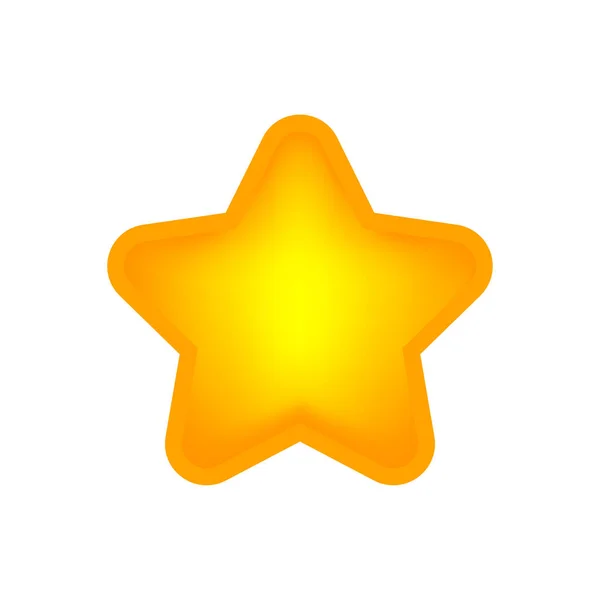
#> input picture OpenCV/3 Image Processing in OpenCV/9 - Contours in OpenCV/star.jpg, 600 x 600 px
$ python contour_features.py   (Python 2 division)
#> lines starting #> are read from the running program, lines starting #| are printed output that depends on the picture; after the words box and inside, x2 and y2 are one past the last pixel; in counts of white or black regions, pixels touching at a corner belong together
import numpy as np
import cv2 as cv

img = cv.imread('star.jpg', cv.IMREAD_GRAYSCALE)
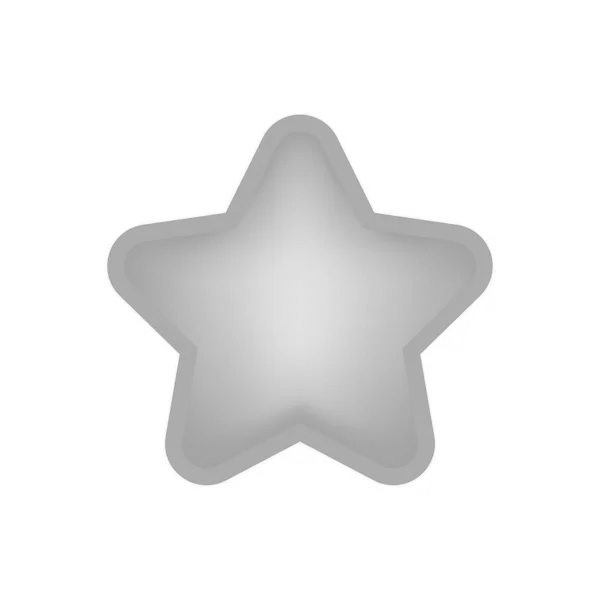
#> img: shape (600, 600); min 157, max 255, mean 238.8
assert img is not None,'file could not be read, use os.path.exists()'
ret,thresh = cv.threshold(img,127,255,0)
#> thresh: shape (600, 600); every value is 255
contours,hierarchy = cv.findContours(thresh,1,2)
#> contours = [[[0, 0], [0, 599], [599, 599], [599, 0]]]

cnt = contours[0]
#> cnt = [[0, 0], [0, 599], [599, 599], [599, 0]]
M = cv.moments(cnt)
#> M = moments, m00 358801, centre m10/m00, m01/m00 = (299.5, 299.5)
#print(M)

# this how you calculate the centroid
cx = int(M['m10']/M['m00'])
#> cx = 299
cy = int(M['m01']/M['m00'])
#> cy = 299

#print(cy)

area = cv.contourArea(cnt)
#> area = 358801
#print(area)

# adding true means the shape is closed. if not, shape is just a curve
perimiter = cv.arcLength(cnt,True)
#> perimiter = 2396


# contour approximation
# #https://docs.opencv.org/4.x/dd/d49/tutorial_py_contour_features.html#autotoc_md1315
# check approx img for reference
epsilon = 0.1*cv.arcLength(cnt,True)
#> epsilon = 239.6
approx = cv.approxPolyDP(cnt,epsilon,True)
#> approx = [[0, 0], [0, 599], [599, 599], [599, 0]]

# convex hull
# https://docs.opencv.org/4.x/dd/d49/tutorial_py_contour_features.html#autotoc_md1316
# check convex hull image for reference
#
# hull = cv.convexHull(points[, hull[, clockwise[, returnPoints]]])
#Arguments details:
#points are the contours we pass into.
#hull is the output, normally we avoid it.
#clockwise : Orientation flag. If it is True, the output convex hull is oriented clockwise. Otherwise, it is oriented counter-clockwise.
#returnPoints : By default, True. Then it returns the coordinates of the hull points. If False, it returns the indices of contour points corresponding to the hull points.
#So to get a convex hull as in above image, following is sufficient:
hull = cv.convexHull(cnt)
#> hull = [[599, 0], [599, 599], [0, 599], [0, 0]]
#But if you want to find convexity defects, you need to pass returnPoints = False.

#check if a curve is convex or not - returns true or false
convex_check = cv.isContourConvex(cnt)
#> convex_check = True
#print(convex_check)

# bounding rectangles
# staight bounded rectangle - draws a square/rectange around img normally
# check bounding rec for reference
x,y,w,h = cv.boundingRect(cnt)
#> x = 0; y = 0; w = 600; h = 600
cv.rectangle(img,(x,y),(x+w,y+h),(0,255,0),2)
# rotated rectangle - draws a square/rectangle with minimum area (hence rotated)
rect = cv.minAreaRect(cnt)
#> rect = ((299.5, 299.5), (599, 599), -90)
box = cv.boxPoints(rect)
#> box = [[599, 599], [-1.83e-14, 599], [0, 0], [599, 0]]
box = np.int0(box)
#> box = [[599, 599], [0, 599], [0, 0], [599, 0]]
cv.drawContours(img,[box],0,(0,0,255),2)
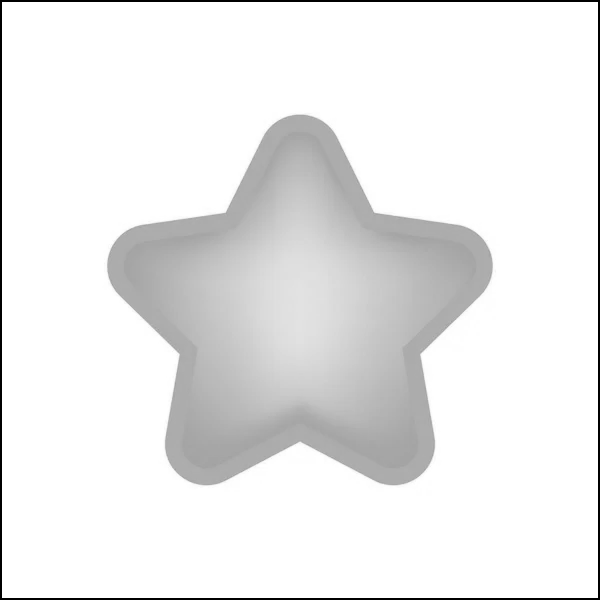
#> img: shape (600, 600); min 0, max 255, mean 235.4


# minimum enclosed circle - reference circumcircle img
(x,y),radius = cv.minEnclosingCircle(cnt)
#> x = 299.5; y = 299.5; radius = 423.6
centre = (int(x),int(y))
#> centre = (299, 299)
radius = int(radius)
#> radius = 423
cv.circle(img,centre,radius,(0,255,0),2)
#> img: shape (600, 600); under 0.01% of pixels changed, all inside (x1, y1, x2, y2) = (597, 597, 598, 598)


# fitting an ellipse - reference fitellipse img
#> (the run stopped early here; a loop or call above may not have finished)

$ run again, with OpenCV/3 Image Processing in OpenCV/9 - Contours in OpenCV/convex_hull.jpg copied over OpenCV/3 Image Processing in OpenCV/9 - Contours in OpenCV/star.jpg
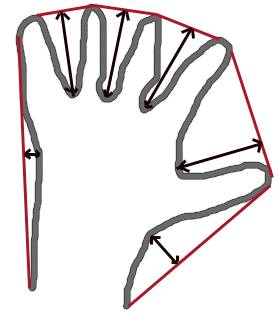
#> input picture OpenCV/3 Image Processing in OpenCV/9 - Contours in OpenCV/convex_hull.jpg, 279 x 314 px
#> `ret,thresh = cv.threshold(img,127,255,0)`:
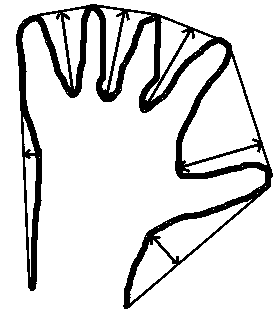
#> thresh: shape (314, 279); 86.7% white; 1 black region
#> contours = 41 contours, 27 with area under 20; largest, box (x1, y1, x2, y2) and area: (0, 0, 279, 314) 87014, (15, 3, 274, 310) 26662, (182, 57, 259, 165) 4235, (154, 199, 252, 261) 1762, (130, 240, 176, 303) 1145
#> cnt = contour of 66 points, box (x1, y1, x2, y2) (130, 240, 176, 303), area 1145
#> M = moments, m00 1145, centre m10/m00, m01/m00 = (150, 269.4)
#> cx = 149
#> cy = 269
#> area = 1145
#> perimiter = 176
#> epsilon = 17.6
#> approx = [[153, 240], [130, 302], [175, 264]]
#> hull = contour of 11 points, box (x1, y1, x2, y2) (130, 240, 176, 303), area 1242
#> convex_check = False
#> `x,y,w,h = cv.boundingRect(cnt)`: x = 130; y = 240; w = 46; h = 63
#> rect = ((141.8, 271), (58.88, 33.72), -41.63)
#> `box = cv.boxPoints(rect)`: box = [[131, 303.1], [108.6, 277.9], [152.6, 238.8], [175, 264]]
#> `box = np.int0(box)`: box = [[130, 303], [108, 277], [152, 238], [174, 264]]
#> `(x,y),radius = cv.minEnclosingCircle(cnt)`: x = 142.8; y = 271.5; radius = 33.09
#> centre = (142, 271)
#> `radius = int(radius)`: radius = 33
#> ellipse = ((154.1, 263.9), (28.03, 76.4), 31.79)
#> `[vx,vy,x,y] = cv.fitLine(cnt, cv.DIST_L2,0,0,01,0.01)`: vx = [0.466]; vy = [-0.885]; x = [145.1]; y = [269.9]
#> lefty = 544
#> righty = 15
#> `cv.line(img,(cols-1,righty),(0,lefty),(0,255,0),2)`:
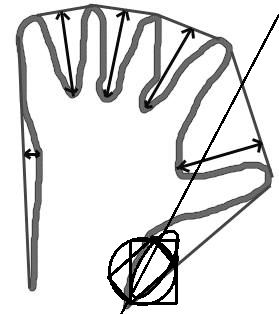
#> img: shape (314, 279); min 0, max 255, mean 222.7
